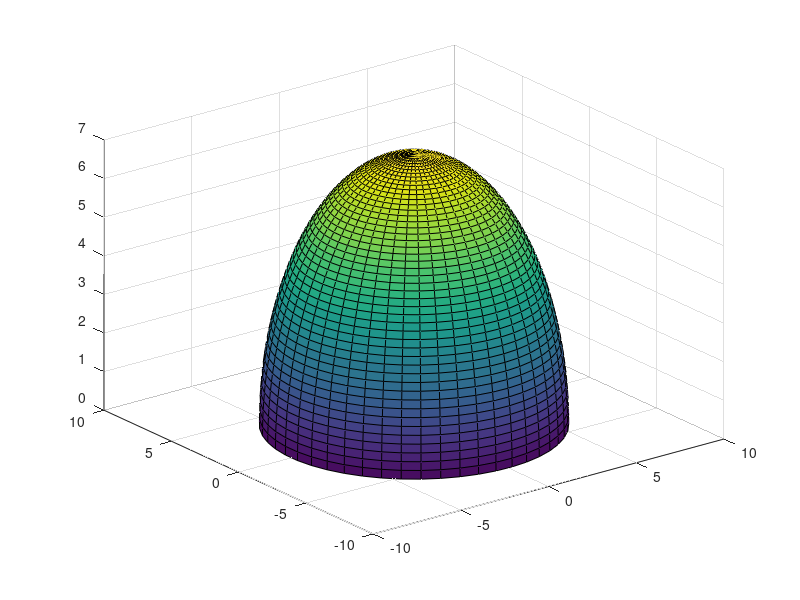
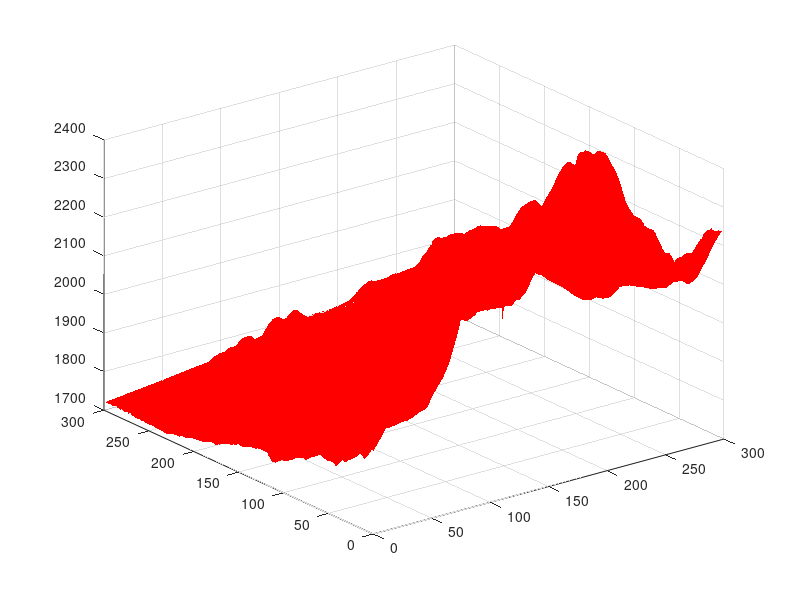
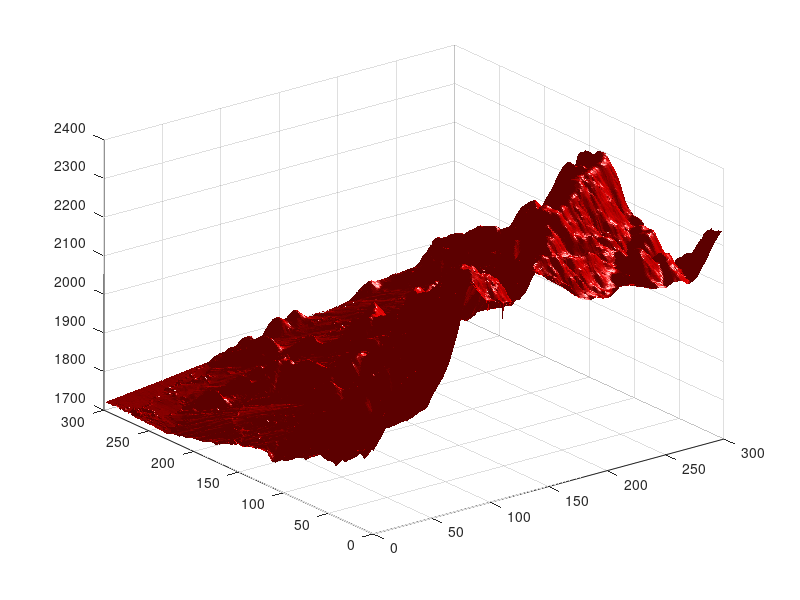
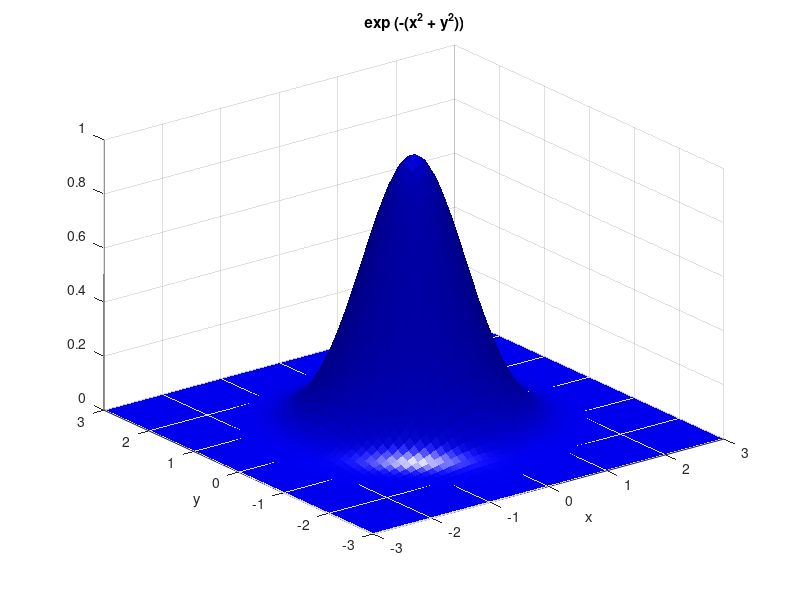

The MATLAB source for these figures, in order: (Note: this script raises an error after producing the figures.)
%%
radius = 2;
x = -radius:.1:radius;
y = x;
[X,Y] = meshgrid(x,y);
Zsq = radius .^ 2 - X .^ 2 - Y .^ 2;
positivesphere = sqrt(Zsq .* (Zsq >= 0));
surf(X, Y, positivesphere);
axis equal;
%%
% PLOT a HEMISPHERE (using spherical
% coordinates as parameters)

u = linspace(0, pi/2, 50);
v = linspace(0, 2*pi, 50);
[U,V] = meshgrid(u,v);
R = 7;
X = R * sin(U) .* cos(V);
Y = R * sin(U) .* sin(V);
Z = R * cos(U);
surf(X,Y,Z);
%%
load elevation
%%
figure, surf( map, 'facecolor', 'r', 'edgecolor', 'none');
figure, surf( map, 'facecolor', 'r', 'edgecolor', 'none');
light
%%
fnG = @(x,y)exp(-(x.^2+y.^2));
figure, h = ezsurf( fnG, [-3 3 -3 3] );
set( h, 'facecolor', 'b', 'edgecolor', 'none' );
%%
lightangle( -35, 30 );
lighting phong
%%
[x,y] = meshgrid( linspace(-3,3,100), linspace( -3, 3, 100 ) );
figure, h = surfl( x, y, x.^2 + y.^2, 'light');  shading interp
 figure, h = surfl( x, y, x.^2 + y.^2, 'light'); shading interp
material metal
%%
figure, h = ezsurf( fnG, [-3 3 -3 3] );
%%
set( h, 'facecolor', 'b', 'facealpha', 0.5 ); shading interp
lightangle( -35, 30 );
%%
[x,y] = meshgrid( linspace(-3,3,100), linspace( -3, 3, 100 ) );
z = x.^2 + y.^2;
figure, contour3( x, y, z );
%%
figure, h = surf( x, y, z ); hold on
set( h(1), 'facecolor','b', 'edgecolor', 'none', 'facealpha', 0.75);
[cV, cH] = contour3( x, y, z ); 
for iI=1:length( cH )
    set( cH(iI), 'linewidth', 3 );
end
material shiny; light
%%
[x,y] = meshgrid( linspace(-3,3,10), linspace( -3, 3, 10 ) );
z = x.^2 + y.^2;
 figure, stem3( x, y, z );
%%
load mri
D = double( squeeze( D ) );  % is stored as a 4D dataset, but is really 3D
% now slice through it
centerSlices = floor( size(D)/2 );
figure
slice( D, centerSlices(1),  centerSlices(2),  centerSlices(3) );
colormap( gray );

%% You can create pretty arbitrary slice planes with the surface commands we
% already learned

% Create a curved surface

[x,y,z] = meshgrid( linspace(-pi/2,pi/2,size( D, 1) ), linspace(-pi/2, pi/2,size( D, 2 ) ), linspace(-pi/2, pi/2, size( D, 3 ) ) );
[xs,ys] = meshgrid( linspace(-pi/2,pi/2,size( D, 1) ), linspace(-pi/2, pi/2,size( D, 2 ) ) );

zs = cos(xs).*cos(ys);

% show what it looks like

figure
h = surf( xs,ys, zs); 

% now use it to slice the MR data

xS = get( h, 'xdata' );
yS = get( h, 'ydata' );
zS = get( h, 'zdata' );

figure
slice( x, y, z, D, xS, yS, zS );
colormap(gray)

%% Visualizing vector fields

% Matlab also has functionality to visualize vector fields

load wind
[sx sy sz] = meshgrid(80,20:10:50,0:5:15);
figure
streamribbon(x,y,z,u,v,w,sx,sy,sz);
shading interp
view(3);
camlight; lighting gouraud
%%
       load wind
       [sx sy sz] = meshgrid(80, 20:10:50, 0:5:15);
       daspect([1 1 1])
       verts = stream3(x,y,z,u,v,w,sx,sy,sz);
       cav = curl(x,y,z,u,v,w);
       spd = sqrt(u.^2 + v.^2 + w.^2);
       h=streamribbon(verts,x,y,z,cav,spd);
       axis tight
       shading interp;
       view(3);
       camlight; lighting gouraud
%%
       t = 0:.15:15;
       verts = {[cos(t)' sin(t)' (t/3)']};
       twistangle = {cos(t)'};
       daspect([1 1 1])
       h=streamribbon(verts,twistangle);
       axis tight
       shading interp;
       view(3);
       camlight; lighting gouraud

%% Visualizing special geometric functions

% Visualizing a sphere

[X,Y,Z] = sphere( 100 ); % creates the matrices for surf

figure
surf( X, Y, Z );
axis equal

%% Visualizing a cylinder

[X,Y,Z] = cylinder( 20*ones(50,1), 100 ); % radius 20, 100 steps

figure
surf( X, Y, Z )

%% Can also be used to generate cylinders with different radii

[X,Y,Z] = cylinder( 40+10*sin(linspace(-pi,pi,40)), 100 );

figure
surf( X, Y, Z, 'facecolor', 'blue', 'edgecolor', 'none' );
light
material shiny

%% Use meshgrid to create a 3-D surface plot of a function

[X,Y] = meshgrid(-2:.2:2, -2:.2:2);                                
Z = X .* exp(-X.^2 - Y.^2);                                        
surf(X,Y,Z)

%% Movies

% Example, create movie for heat equation evolution

%% Solving a simple PDE (heat flow in 1D)
% u_t = u_xx
% This is equivalent to Gaussian smoothing

% Demonstrate it with a sine function with added noise

vals = linspace( 0, 2*pi, 100 );
valsSin = sin( vals );
valsSinNoise = valsSin + randn( size( valsSin ) )*0.1;

res = computeHeatFlow( valsSinNoise, 2000, 50 );

%% now create the output figures and save them to make a movie

mov = avifile('myMovie.avi', 'compression', 'none', 'quality', 100 );
frames = {};

figure
for iI=1:size( res, 1 )
  currentData = res(iI,:);
  clf
  hold on
  plot( valsSinNoise, 'r' );
  plot( currentData , 'k' );
  box on
  axis tight
  
  frames{iI} = getframe(gcf);
  mov = addframe(mov, frames{iI} );
  
end

mov = close(mov);
%%
    % Prepare the new file.
    vidObj = VideoWriter('peaks.avi');
    open(vidObj);
 
    % Create an animation.
    Z = peaks; surf(Z);
    axis tight
    set(gca,'nextplot','replacechildren');
 
    for k = 1:200
       surf(sin(8*pi*k/20)*Z,Z)
 
       % Write each frame to the file.
       currFrame = getframe;
       writeVideo(vidObj,currFrame);
    end
  
    % Close the file.
    close(vidObj);
